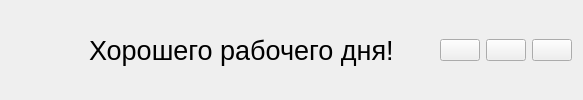
     <widget class="QWidget" name="widget_2" native="true">
      <layout class="QHBoxLayout" name="horizontalLayout_4">
       <item>
        <layout class="QVBoxLayout" name="verticalLayout_8">
         <item>
          <widget class="QPushButton" name="pushButton">
           <property name="maximumSize">
            <size>
             <width>40</width>
             <height>40</height>
            </size>
           </property>
           <property name="styleSheet">
            <string notr="true">border:none;
</string>
           </property>
           <property name="text">
            <string/>
           </property>
           <property name="icon">
            <iconset resource="resourses.qrc">
             <normaloff>:/res/menu_24dp_FFFFFF_FILL0_wght400_GRAD0_opsz24.png</normaloff>:/res/menu_24dp_FFFFFF_FILL0_wght400_GRAD0_opsz24.png</iconset>
           </property>
           <property name="iconSize">
            <size>
             <width>50</width>
             <height>50</height>
            </size>
           </property>
           <property name="checkable">
            <bool>true</bool>
           </property>
           <property name="autoExclusive">
            <bool>true</bool>
           </property>
          </widget>
         </item>
        </layout>
       </item>
       <item>
        <spacer name="horizontalSpacer_5">
         <property name="orientation">
          <enum>Qt::Horizontal</enum>
         </property>
         <property name="sizeHint" stdset="0">
          <size>
           <width>40</width>
           <height>20</height>
          </size>
         </property>
        </spacer>
       </item>
       <item>
        <widget class="QLabel" name="label">
         <property name="font">
          <font>
           <pointsize>20</pointsize>
          </font>
         </property>
         <property name="text">
          <string>Хорошего рабочего дня!</string>
         </property>
        </widget>
       </item>
       <item>
        <spacer name="horizontalSpacer_2">
         <property name="orientation">
          <enum>Qt::Horizontal</enum>
         </property>
         <property name="sizeHint" stdset="0">
          <size>
           <width>40</width>
           <height>20</height>
          </size>
         </property>
        </spacer>
       </item>
       <item>
        <layout class="QHBoxLayout" name="horizontalLayout">
         <item>
          <widget class="QPushButton" name="pushButton_13">
           <property name="text">
            <string/>
           </property>
           <property name="icon">
            <iconset resource="resourses.qrc">
             <normaloff>:/res/remove_24dp_FFFFFF_FILL0_wght400_GRAD0_opsz24.png</normaloff>:/res/remove_24dp_FFFFFF_FILL0_wght400_GRAD0_opsz24.png</iconset>
           </property>
           <property name="checkable">
            <bool>true</bool>
           </property>
          </widget>
         </item>
         <item>
          <widget class="QPushButton" name="pushButton_22">
           <property name="text">
            <string/>
           </property>
           <property name="icon">
            <iconset resource="resourses.qrc">
             <normaloff>:/res/check_box_outline_blank_24dp_FFFFFF_FILL0_wght400_GRAD0_opsz24.png</normaloff>:/res/check_box_outline_blank_24dp_FFFFFF_FILL0_wght400_GRAD0_opsz24.png</iconset>
           </property>
           <property name="checkable">
            <bool>true</bool>
           </property>
          </widget>
         </item>
         <item>
          <widget class="QPushButton" name="pushButton_23">
           <property name="text">
            <string/>
           </property>
           <property name="icon">
            <iconset resource="resourses.qrc">
             <normaloff>:/res/close_24dp_FFFFFF_FILL0_wght400_GRAD0_opsz24.png</normaloff>:/res/close_24dp_FFFFFF_FILL0_wght400_GRAD0_opsz24.png</iconset>
           </property>
           <property name="checkable">
            <bool>true</bool>
           </property>
          </widget>
         </item>
        </layout>
       </item>
      </layout>
     </widget>
